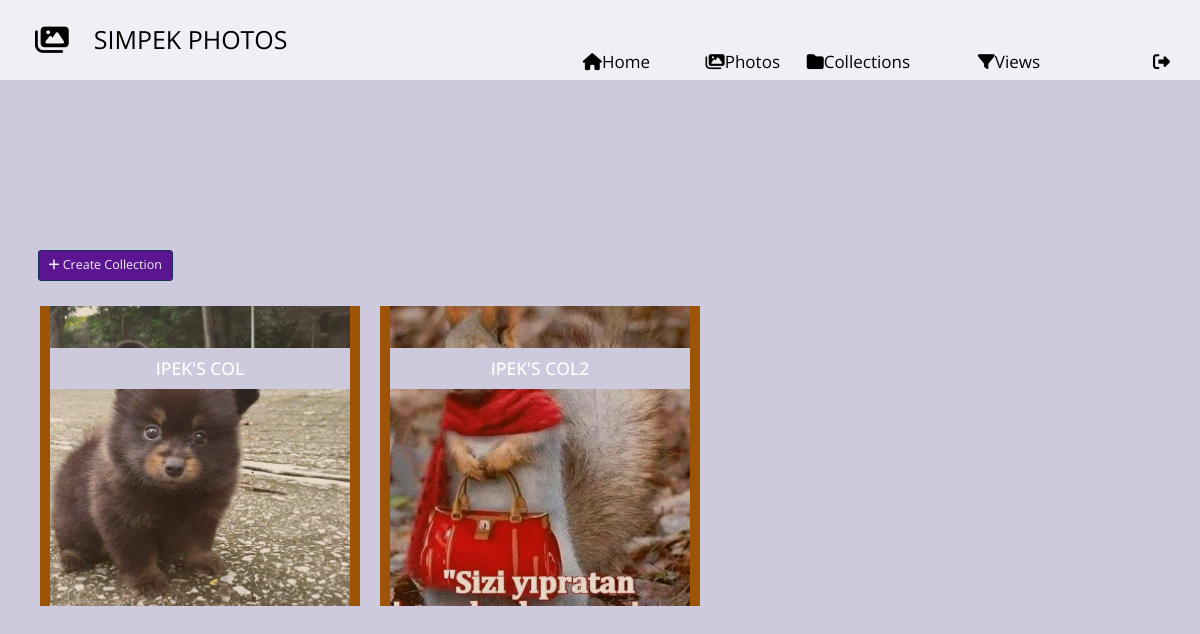
Screenshot of /shared-photo-library/collections (signed in) with the database file from the repository.
### shared_photo_library/models.py (models this page shows, shortened)
class Collection(models.Model):
    owner = models.ForeignKey(User, on_delete=models.CASCADE, related_name='col_owner')
    collection_name = models.CharField(max_length=100)
    shared_users = models.ManyToManyField(User, related_name='shared_collections')
    cover = models.ImageField(default='empty_col.jpg')
    created_date = models.DateTimeField(default=timezone.now)
    photos = models.ManyToManyField(Photo, related_name='col_photos')

### shared_photo_library/views.py (the view, shortened to what this page needs)
# urls.py: path('collections', CollectionView.as_view(), name="collections"),
class CollectionView(LoginRequiredMixin, View):
    def get(self, request):
        form = CreateCollection()
        logged_in_user = request.user
        users_collections = list(Collection.objects.filter(owner=logged_in_user).annotate(photo_number=Count('photos')))
        shared_collections = list(Collection.objects.filter(shared_users=logged_in_user).annotate(photo_number=Count('photos')))
        collections = users_collections + shared_collections
        return render(request, 'shared_photo_library/all_collections.html',
                      {'user': logged_in_user, 'form': form, 'collections': collections,
                       'users_collections': users_collections, 'shared_collections': shared_collections})

### shared_photo_library/templates/shared_photo_library/all_collections.html (shortened to what this page needs)
{% extends 'index.html' %}
{% load static %}
{% load crispy_forms_tags %}
{% block head %}
    <link rel="stylesheet" href="{% static 'css/my_profile.css' %}?v1.2">
{% endblock %}
{% block content %}
    <li class="selected">
        <div class="cd-full-width">
            <div class="container-fluid js-tm-page-content" data-page-no="1" data-page-type="gallery">
                <br><br><br>
                <div class="container">
                    <button style="color: #f0eff5;background-color: #5b1591;border-color: #143058;" data-bs-toggle="modal" data-bs-target="#createCollection" type="button" class="btn btn-lg">
                        <i class="fas fa-plus">  </i> Create Collection
                    </button>
                    <br><br>
                    <div class="row">
                        {% for col in collections %}
                            <div class="grid-item">
                                <figure class="effect-bubba">
                                    <img class="img-fluid tm-img cover" src="{{ col.cover.url }}" alt="Image"  style="height:300px; width:300px;">
                                    <figcaption>
                                    <h3 style="background-color: #cdcadd; width: 300px; padding-bottom: 10px; padding-top: 10px" class="tm-figure-title" ><span>{{ col.collection_name }}</span></h3>
                                </figcaption>
                                </figure>
                            </div>
                        {%endfor  %}
                     </div>
                </div>
            </div>
        </div>
    </li>
{% endblock %}

### static/css/hero-slider-style.css (style rules this page uses)
*, *::after, *::before { -webkit-box-sizing: border-box; -moz-box-sizing: border-box; box-sizing: border-box; }
html { font-size: 62.5%; }
body { font-size: 1.6rem; font-family: "Open Sans", sans-serif; color: #2c343b; background-color: #f2f2f2; }
img { max-width: 100%; }
.cd-hero-slider li { position: absolute; top: 0; left: 0; width: 100%; height: auto; min-height: 100%; -webkit-transform: translateX(100%); -moz-transform: translateX(100%); -ms-transform: translateX(100%); -o-transform: translateX(100%); transform: translateX(100%); }
.cd-hero-slider li.selected { position: relative; -webkit-transform: translateX(0); -moz-transform: translateX(0); -ms-transform: translateX(0); -o-transform: translateX(0); transform: translateX(0); }
.cd-hero-slider li.is-moving, .cd-hero-slider li.selected { -webkit-transition: -webkit-transform 0.5s; -moz-transition: -moz-transform 0.5s; transition: transform 0.5s; }
.cd-hero-slider li { background-position: center center; background-size: cover; background-repeat: no-repeat; }
.cd-hero-slider li:first-of-type { background-color: #2c343b; }
.cd-hero-slider .cd-full-width, .cd-hero-slider .cd-half-width { position: absolute; width: 100%; height: 100%; z-index: 1; left: 0; top: 0; padding-top: 100px; text-align: center; -webkit-backface-visibility: hidden; backface-visibility: hidden; -webkit-transform: translateZ(0); -moz-transform: translateZ(0); -ms-transform: translateZ(0); -o-transform: translateZ(0); transform: translateZ(0); }
@media only screen and (min-width: 768px) { .cd-hero-slider .cd-full-width, .cd-hero-slider .cd-half-width { padding-top: 150px; } }
@media only screen and (min-width: 1170px) { .cd-hero-slider .cd-full-width, .cd-hero-slider .cd-half-width { padding-top: 220px; } }

### static/css/my_profile.css (style rules this page uses)
.cover { object-fit: cover; }

### rows the page displays
Collection: cover (picture), collection_name "IPEK'S COL"
Collection: cover (picture), collection_name "IPEK'S COL2"
